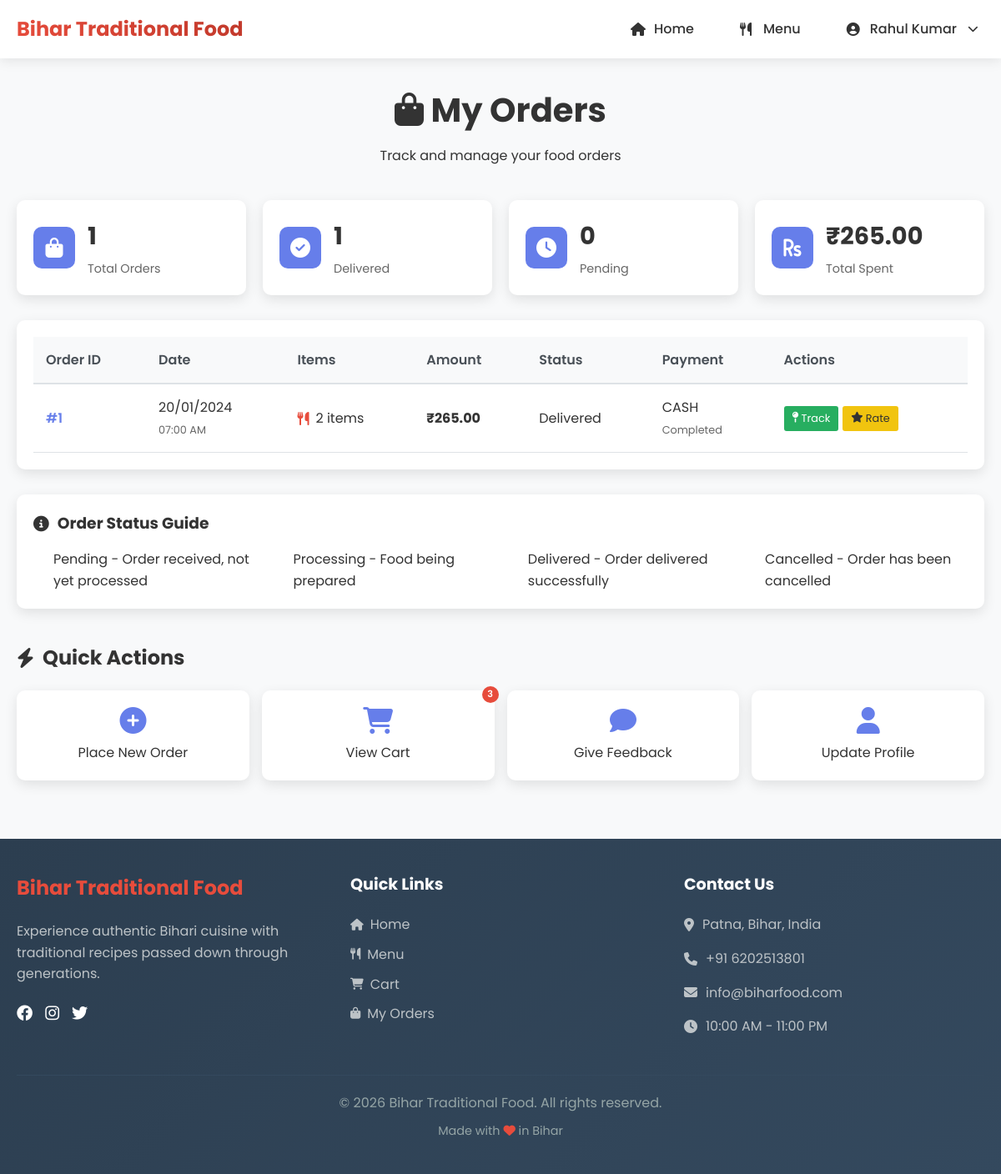
The page /users/orders.php (signed in) on the database its author committed.
### tables this page shows
CREATE TABLE `orders` (
  `id` int(11) NOT NULL,
  `user_id` int(11) NOT NULL,
  `order_number` varchar(20) DEFAULT NULL,
  `total_price` decimal(10,2) NOT NULL,
  `subtotal` decimal(10,2) NOT NULL,
  `delivery_charge` decimal(10,2) DEFAULT 0.00,
  `tax_amount` decimal(10,2) DEFAULT 0.00,
  `discount_amount` decimal(10,2) DEFAULT 0.00,
  `status` enum('pending','confirmed','preparing','ready','out_for_delivery','delivered','cancelled') DEFAULT 'pending',
  `payment_method` enum('cash','online','card') DEFAULT 'cash',
  `payment_status` enum('pending','completed','failed','refunded') DEFAULT 'pending',
  `payment_id` varchar(100) DEFAULT NULL,
  `delivery_address` text NOT NULL,
  `delivery_instructions` text DEFAULT NULL,
  `customer_name` varchar(100) DEFAULT NULL,
  `customer_phone` varchar(15) DEFAULT NULL,
  `customer_email` varchar(100) DEFAULT NULL,
  `estimated_delivery_time` timestamp NULL DEFAULT NULL,
  `actual_delivery_time` timestamp NULL DEFAULT NULL,
  `cancelled_at` timestamp NULL DEFAULT NULL,
  `cancellation_reason` text DEFAULT NULL,
  `order_date` timestamp NOT NULL DEFAULT current_timestamp(),
  `updated_at` timestamp NOT NULL DEFAULT current_timestamp() ON UPDATE current_timestamp()
);

### users/orders.php (the view, shortened to what this page needs)
<?php
$userId = $_SESSION['user_id'];
$conn = getDBConnection();
$ordersQuery = "SELECT * FROM orders WHERE user_id = $userId ORDER BY order_date DESC";
$ordersResult = mysqli_query($conn, $ordersQuery);
$statsQuery = "SELECT
                COUNT(*) as total_orders,
                SUM(CASE WHEN status = 'delivered' THEN 1 ELSE 0 END) as delivered_orders,
                SUM(CASE WHEN status = 'pending' THEN 1 ELSE 0 END) as pending_orders,
                SUM(CASE WHEN status = 'cancelled' THEN 1 ELSE 0 END) as cancelled_orders,
                SUM(total_price) as total_spent
               FROM orders WHERE user_id = $userId";
$statsResult = mysqli_query($conn, $statsQuery);
$stats = mysqli_fetch_assoc($statsResult);
?>
<!DOCTYPE html>
<html lang="en">
<head>
    <link rel="stylesheet" href="../assets/css/style.css">
    <link rel="stylesheet" href="https://cdnjs.cloudflare.com/ajax/libs/font-awesome/6.4.0/css/all.min.css">
</head>
<body>
    <?php include '../includes/header.php'; ?>
    <div class="orders-container">
        <div class="orders-header">
            <h1><i class="fas fa-shopping-bag"></i> My Orders</h1>
            <p>Track and manage your food orders</p>
        </div>
        <div class="orders-stats">
            <div class="stat-card">
                <div class="stat-icon">
                    <i class="fas fa-shopping-bag"></i>
                </div>
                <div class="stat-info">
                    <h3><?php echo $stats['total_orders'] ?? 0; ?></h3>
                    <p>Total Orders</p>
                </div>
            </div>
            <div class="stat-card">
                <div class="stat-icon">
                    <i class="fas fa-check-circle"></i>
                </div>
                <div class="stat-info">
                    <h3><?php echo $stats['delivered_orders'] ?? 0; ?></h3>
                    <p>Delivered</p>
                </div>
            </div>
            <div class="stat-card">
                <div class="stat-icon">
                    <i class="fas fa-clock"></i>
                </div>
                <div class="stat-info">
                    <h3><?php echo $stats['pending_orders'] ?? 0; ?></h3>
                    <p>Pending</p>
                </div>
            </div>
            <div class="stat-card">
                <div class="stat-icon">
                    <i class="fas fa-rupee-sign"></i>
                </div>
                <div class="stat-info">
                    <h3>₹<?php echo number_format($stats['total_spent'] ?? 0, 2); ?></h3>
                    <p>Total Spent</p>
                </div>
            </div>
        </div>
        <div class="orders-content">
            <?php if (mysqli_num_rows($ordersResult) > 0): ?>
            <div class="orders-table-container">
                <table class="orders-table">
                    <thead>
                        <tr>
                            <th>Order ID</th>
                            <th>Date</th>
                            <th>Items</th>
                            <th>Amount</th>
                            <th>Status</th>
                            <th>Payment</th>
                            <th>Actions</th>
                        </tr>
                    </thead>
                    <tbody>
                        <?php while($order = mysqli_fetch_assoc($ordersResult)):
                            $itemQuery = "SELECT COUNT(*) as count FROM order_items WHERE order_id = " . $order['id'];
                            $itemResult = mysqli_query($conn, $itemQuery);
                            $itemCount = mysqli_fetch_assoc($itemResult)['count'];
                        ?>
                        <tr>
                            <td>
                                <div class="order-id">
                                    #<?php echo $order['id']; ?>
                                </div>
                            </td>
                            <td>
                                <div class="order-date">
                                    <?php echo date('d/m/Y', strtotime($order['order_date'])); ?><br>
                                    <small><?php echo date('h:i A', strtotime($order['order_date'])); ?></small>
                                </div>
                            </td>
                            <td>
                                <div class="order-items">
                                    <i class="fas fa-utensils"></i>
                                    <span><?php echo $itemCount; ?> items</span>
                                </div>
                            </td>
                            <td>
                                <div class="order-amount">
                                    <strong>₹<?php echo number_format($order['total_price'], 2); ?></strong>
                                </div>
                            </td>
                            <td>
                                <span class="status-badge status-<?php echo $order['status']; ?>">
                                    <?php echo ucfirst($order['status']); ?>
                                </span>
                            </td>
                            <td>
                                <div class="payment-method">
                                    <?php echo strtoupper($order['payment_method']); ?><br>
                                    <small><?php echo ucfirst($order['payment_status']); ?></small>
                                </div>
                            </td>
                            <td>
                                <div class="order-actions">
                                    <a href="order-tracking.php?id=<?php echo $order['id']; ?>" class="btn-track">
                                        <i class="fas fa-map-pin"></i> Track
                                    </a>
                                    <?php if ($order['status'] == 'delivered'): ?>
                                    <a href="feedback.php?order_id=<?php echo $order['id']; ?>" class="btn-feedback">
                                        <i class="fas fa-star"></i> Rate
                                    </a>
                                    <?php endif; ?>
                                </div>
                            </td>
                        </tr>
                        <?php endwhile; ?>
                    </tbody>
                </table>
            </div>
            <div class="status-legend">
                <h3><i class="fas fa-info-circle"></i> Order Status Guide</h3>
                <div class="legend-items">
                    <div class="legend-item">
                        <span class="status-badge status-pending"></span>
                        <span>Pending - Order received, not yet processed</span>
                    </div>
                    <div class="legend-item">
                        <span class="status-badge status-processing"></span>
                        <span>Processing - Food being prepared</span>
                    </div>
                    <div class="legend-item">
                        <span class="status-badge status-delivered"></span>
                        <span>Delivered - Order delivered successfully</span>
                    </div>
                    <div class="legend-item">
                        <span class="status-badge status-cancelled"></span>
                        <span>Cancelled - Order has been cancelled</span>
                    </div>
                </div>
            </div>
            <?php endif; ?>
        </div>
        <div class="quick-actions">
            <h2><i class="fas fa-bolt"></i> Quick Actions</h2>
            <div class="actions-grid">
                <a href="menu.php" class="action-card">
                    <i class="fas fa-plus-circle"></i>
                    <span>Place New Order</span>
                </a>
                <a href="cart.php" class="action-card">
                    <i class="fas fa-shopping-cart"></i>
                    <span>View Cart</span>
                    <?php
                    $cartCountQuery = "SELECT SUM(quantity) as count FROM cart WHERE user_id = $userId";
                    $cartCountResult = mysqli_query($conn, $cartCountQuery);
                    $cartCount = mysqli_fetch_assoc($cartCountResult)['count'] ?? 0;
                    if ($cartCount > 0): ?>
                    <span class="cart-badge"><?php echo $cartCount; ?></span>
                    <?php endif; ?>
                </a>
                <a href="feedback.php" class="action-card">
                    <i class="fas fa-comment"></i>
                    <span>Give Feedback</span>
                </a>
                <a href="profile.php" class="action-card">
                    <i class="fas fa-user"></i>
                    <span>Update Profile</span>
                </a>
            </div>
        </div>
    </div>
    <?php include '../includes/footer.php'; ?>
</body>
</html>

### assets/css/style.css (style rules this page uses)
* { margin: 0; padding: 0; box-sizing: border-box; }
body { font-family: 'Poppins', sans-serif; line-height: 1.6; color: #333; background-color: #f9f9f9; }

### includes/header.php (style rules this page uses)
* { margin: 0; padding: 0; box-sizing: border-box; }
body { font-family: 'Poppins', sans-serif; line-height: 1.6; color: #333; background-color: #f8f9fa; min-height: 100vh; display: flex; flex-direction: column; }
body { margin: 0; padding: 0; }

### users/orders.php (style rules this page uses)
.orders-container { max-width: 1200px; margin: 100px auto 50px; padding: 0 20px; }
.orders-header { text-align: center; margin-bottom: 40px; }
.orders-header h1 { font-size: 2.5rem; color: #333; margin-bottom: 10px; }
.orders-stats { display: grid; grid-template-columns: repeat(auto-fit, minmax(200px, 1fr)); gap: 20px; margin-bottom: 30px; }
.stat-card { background: white; border-radius: 10px; padding: 20px; box-shadow: 0 5px 15px rgba(0,0,0,0.1); display: flex; align-items: center; gap: 15px; }
.stat-icon { width: 50px; height: 50px; background: #667eea; color: white; border-radius: 10px; display: flex; align-items: center; justify-content: center; font-size: 1.5rem; }
.stat-info h3 { font-size: 1.8rem; color: #333; margin-bottom: 5px; }
.stat-info p { color: #666; font-size: 0.9rem; }
.orders-table-container { background: white; border-radius: 10px; padding: 20px; box-shadow: 0 5px 15px rgba(0,0,0,0.1); margin-bottom: 30px; overflow-x: auto; }
.orders-table { width: 100%; border-collapse: collapse; }
.orders-table th { background: #f8f9fa; padding: 15px; text-align: left; font-weight: 600; color: #495057; border-bottom: 2px solid #dee2e6; }
.orders-table td { padding: 15px; border-bottom: 1px solid #dee2e6; }
.order-id { font-weight: 600; color: #667eea; }
.order-date small { color: #666; font-size: 0.8rem; }
.order-items { display: flex; align-items: center; gap: 8px; }
.order-items i { color: #e74c3c; }
.payment-method small { color: #666; font-size: 0.8rem; }
.order-actions { display: flex; gap: 5px; flex-wrap: wrap; }
.btn-view, .btn-track, .btn-cancel, .btn-feedback { padding: 5px 10px; border-radius: 3px; text-decoration: none; font-size: 0.8rem; display: inline-flex; align-items: center; gap: 3px; }
.btn-track { background: #27ae60; color: white; }
.btn-feedback { background: #f1c40f; color: #333; }
.status-legend { background: white; border-radius: 10px; padding: 20px; box-shadow: 0 5px 15px rgba(0,0,0,0.1); margin-bottom: 30px; }
.status-legend h3 { margin-bottom: 15px; color: #333; display: flex; align-items: center; gap: 10px; }
.legend-items { display: grid; grid-template-columns: repeat(auto-fit, minmax(250px, 1fr)); gap: 15px; }
.legend-item { display: flex; align-items: center; gap: 10px; }
.legend-item .status-badge { width: 20px; height: 20px; border-radius: 3px; }
.quick-actions { margin-top: 40px; }
.quick-actions h2 { margin-bottom: 20px; color: #333; display: flex; align-items: center; gap: 10px; }
.actions-grid { display: grid; grid-template-columns: repeat(auto-fit, minmax(200px, 1fr)); gap: 15px; }
.action-card { background: white; border-radius: 10px; padding: 20px; text-decoration: none; color: #333; box-shadow: 0 5px 15px rgba(0,0,0,0.1); transition: all 0.3s ease; display: flex; flex-direction: column; align-items: center; text-align: center; gap: 10px; position: relative; }
.action-card i { font-size: 2rem; color: #667eea; }
.cart-badge { position: absolute; top: -5px; right: -5px; background: #e74c3c; color: white; width: 20px; height: 20px; border-radius: 50%; display: flex; align-items: center; justify-content: center; font-size: 0.7rem; font-weight: 600; }

### rows shown on the page
orders: id "1", order_date "20/01/2024", order_date "07:00 AM", itemCount "2", total_price "265.00", status "Delivered", payment_method "CASH", payment_status "Completed"

### other values the page prints
$_SESSION['user_name'] "Rahul Kumar"
$stats['total_orders'] "1"
$stats['delivered_orders'] "1"
$stats['pending_orders'] "0"
$stats['total_spent'] "265.00"
$cartCount "3"
